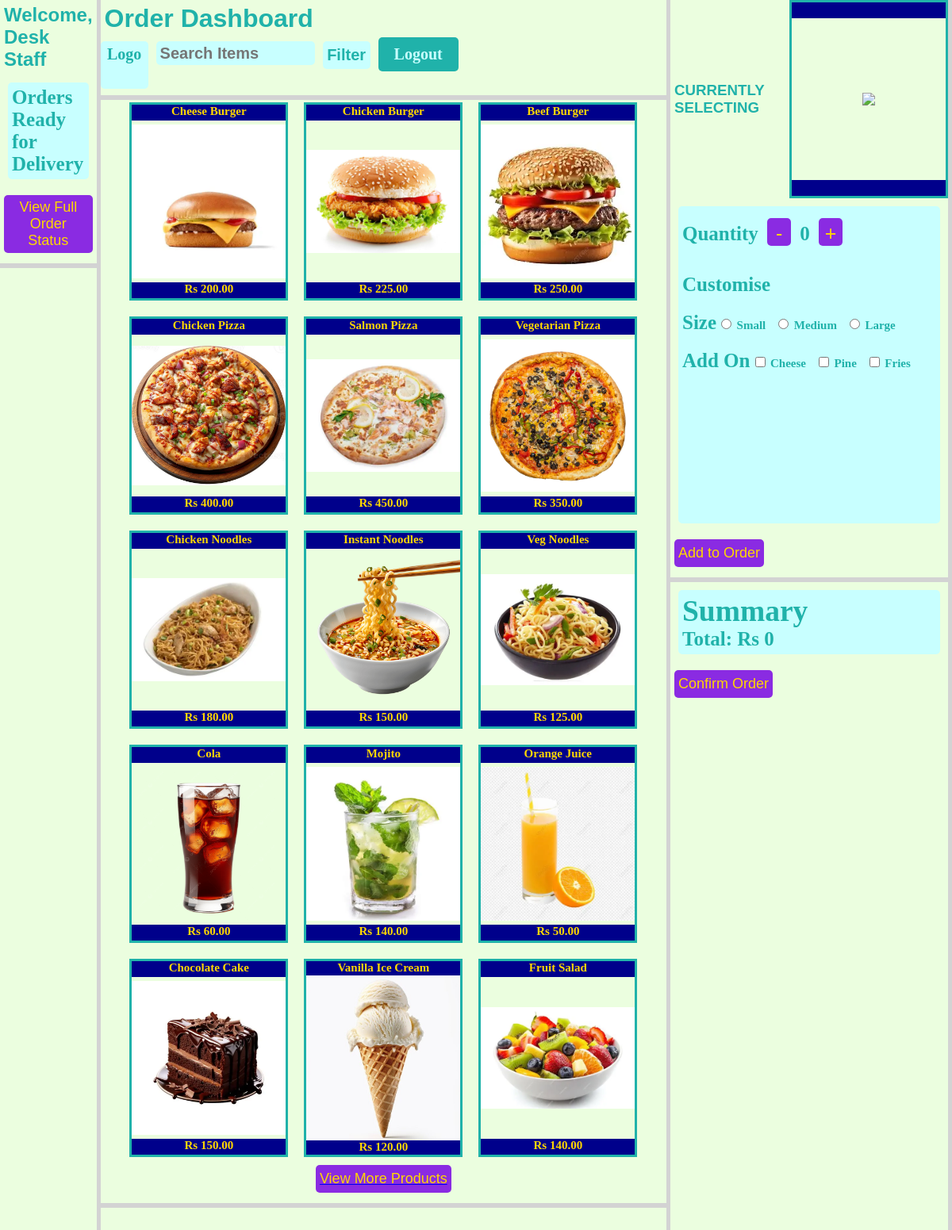
Screenshot of /pages/order_dashboard.php?page=4 (signed in) with the database file from the repository.
### tables this page shows
CREATE TABLE `products` (
  `p_id` int(10) NOT NULL AUTO_INCREMENT,
  `name` varchar(100) NOT NULL UNIQUE,
  `price` decimal(10,2) NOT NULL,
  `image` varchar(255) DEFAULT NULL,
  `category` enum('Burgers','Pizzas','Noodles','Drinks','Desserts') NOT NULL,

  PRIMARY KEY (`p_id`)

);

### pages/order_dashboard.php (the view, shortened to what this page needs)
<!DOCTYPE html>
<html>
  <head>
    <link rel="stylesheet" href="../css/order_dashboard.css">
    <link rel="stylesheet" href="../css/style.css">
  </head>
  <body>
    <div class="layout">
      <aside class="left_panel">
        <h2 id="welcome_staff">Welcome, Desk Staff</h2>
        <div id="completed_orders">
          Orders Ready for Delivery
        </div>
        <div id="view_order">
          <a href="order_status.php" target="_blank">
            <button>View Full Order Status</button>
          </a>
        </div>
        <hr class="horizontal_lines">
      </aside>
      <main class="middle_panel">
        <h1 class="page_title">Order Dashboard</h1>
        <div class="header">
          <div class="logo">
            Logo
          </div>
          <div class="search">
            <input type="text" name="search_item" placeholder="Search Items">
          </div>
          <div class="filter">
            <button id="filter_button">Filter</button>
          </div>
          <div class="logout">
            <a href="logout.php">Logout</a>
          </div>
        </div>
        <hr class="horizontal_lines">
        <div class="product_grid">
          <?php
          $imagePath = "../images/products/";
          if (isset($_GET['page'])) {
            $page_count = $_GET['page'];
          } else {
            $page_count = 1;
          }
          $limit = $page_count * 5;
          require "../php/configuration.php";
          $sql = "SELECT * FROM products
                  LIMIT $limit";
          $result = mysqli_query($conn, $sql);
          while ($row = mysqli_fetch_array($result)) {
            $product_id = $row['p_id'];
            $product_name = $row['name'];
            $product_price = $row['price'];
            $product_image = $row['image'];
          ?>
            <div class="product_cards" data-product-id="<?php echo $product_id; ?>">
              <div class="product_name"><?php echo $product_name ?></div>
              <div class="product_img"><img src="<?php echo $imagePath . $product_image ?>"></div>
              <div class="product_price">Rs <?php echo $product_price ?></div>
            </div>
          <?php
          };
          ?>
        </div>
        <?php
          $nextPage = $page_count + 1;
        ?>
        <a href="order_dashboard.php?page=<?php echo $nextPage; ?>">
          <div class="view_more">
            <button>View More Products</button>
          </div>
        </a>
        <hr class="horizontal_lines">
      </main>
      <aside class="right_panel">
        <div id="selected_product">
          <h3>CURRENTLY SELECTING</h3>
          <div class="product_cards">
            <div class="product_name" id="selected_name"></div>
            <div class="product_img" id="selected_img"><img src="#"></div>
            <div class="product_price" id="selected_price"></div>
          </div>
        </div>
        <div id="edit_product">
          <div id="quantity">
            Quantity
            <button class="qty_controls" id="decrease_btn">-</button>
            <span id="item_qty">0</span>
            <button class="qty_controls" id="increase_btn">+</button>
          </div>
          <div id="customise">
            Customise
            <div id="item_sizes">
              Size
              <input type="radio" name="item_size" class="item_size" id="small" value="Small">
              <label for="small">Small</label>
              <input type="radio" name="item_size" class="item_size" id="medium" value="Medium">
              <label for="medium">Medium</label>
              <input type="radio" name="item_size" class="item_size" id="large" value="Large">
              <label for="large">Large</label>
            </div>
            <div id="add_ons">
              Add On
              <input type="checkbox" name="add_on" class="add_on" id="cheese" value="Cheese">
              <label for="cheese">Cheese</label>
              <input type="checkbox" name="add_on" class="add_on" id="pine" value="Pine">
              <label for="pine">Pine</label>
              <input type="checkbox" name="add_on" class="add_on" id="fries" value="Fries">
              <label for="fries">Fries</label>
            </div>
          </div>
        </div>
        <div id="add_order">
          <button>Add to Order</button>
        </div>
        <hr class="horizontal_lines">
        <div id="summary">
          <h2>Summary</h2>
          <div id="total_cost">
            Total: Rs 0
          </div>
        </div>
        <button id="confirm_order">Confirm Order</button>
      </aside>
    </div>
  </body>
</html>

### css/order_dashboard.css (style rules this page uses)
.layout { display: flex; min-height: 100vh; }
.left_panel { max-width: 400px; height: 100vh; border-right: 5px solid lightgray; position: sticky; top: 0; }
#welcome_staff { font-family: Verdana, Geneva, Tahoma, sans-serif; color: lightseagreen; padding: 5px; }
#completed_orders { padding: 5px; margin: 10px; max-width: 300px; max-height: 500px; font-weight: bold; font-size: 25px; text-align: left; background-color: rgb(200, 255, 255); color: lightseagreen; border: none; border-radius: 5px; overflow-y: auto; }
#view_order { position: relative; }
.middle_panel { min-width: 50%; height: 100vh; border-right: 5px solid lightgray; overflow-y: auto; }
.page_title { font-family: Verdana, Geneva, Tahoma, sans-serif; color: lightseagreen; padding: 5px; }
.header { display: flex; gap: 10px; justify-content: left; }
.logo { padding: 5px; margin: 5px 0px; width: 60px; height: 60px; font-weight: bold; font-size: 20px; text-align: center; background-color: rgb(200, 255, 255); color: lightseagreen; border: none; border-radius: 5px; }
.search input { border: 3px solid; padding: 5px; margin: 5px 0px; width: 200px; height: 30px; font-weight: bold; font-size: 20px; text-align: left; background-color: rgb(200, 255, 255); color: lightseagreen; border: none; border-radius: 5px; }
.filter #filter_button { border: 3px solid; padding: 5px; margin: 5px 0px; width: 60px; height: 30px; font-weight: bold; font-size: 20px; text-align: center; background-color: rgb(200, 255, 255); color: lightseagreen; border: none; border-radius: 5px; transition: 0.2s; cursor: pointer; }
.logout a { display: inline-block; padding: 10px 20px; font-weight: bold; font-size: 20px; background-color: lightseagreen; color:rgb(200, 255, 255); border: none; border-radius: 5px; text-decoration: none; }
.product_grid { display: flex; flex-wrap: wrap; gap: 20px; justify-content:center; }
.product_cards { width: 200px; height: 250px; border: 3px solid lightseagreen; display: flex; flex-direction: column; cursor: pointer; }
.product_cards .product_img { flex: 1; display: flex; justify-content: center; align-items: center; }
.product_img img { max-width: 100%; max-height: 100%; object-fit: contain; }
.product_cards .product_name { height: 20px; text-align: center; font-weight: 600; font-size: 15px; background-color: darkblue; color: gold; }
.product_cards .product_price { height: 20px; text-align: center; font-weight: 600; font-size: 15px; background-color: darkblue; color: gold; }
.right_panel { flex: 1; border-right: 5px solid lightgray; height: 100vh; position: sticky; top: 0; }
#selected_product { display: flex; align-items: center; }
#selected_product h3 { width: 150px; font-family: Verdana, Geneva, Tahoma, sans-serif; color: lightseagreen; padding: 5px; }
#edit_product { padding: 5px; margin: 10px; max-width: 350px; height: 400px; font-weight: bold; font-size: 25px; text-align: left; background-color: rgb(200, 255, 255); color: lightseagreen; border: none; border-radius: 5px; }
#edit_product #quantity { padding: 0px 0px 25px 0px;; }
#edit_product #customise label { font-size: 15px; margin-right: 10px; cursor: pointer; }
#edit_product #customise #item_sizes { padding: 20px 0px; }
#summary { padding: 5px; margin: 10px; max-width: 600px; max-height: 400px; font-weight: bold; font-size: 25px; background-color: rgb(200, 255, 255); color: lightseagreen; border: none; border-radius: 5px; overflow-y: scroll; }
button { min-height: 35px; width: auto; margin: 10px 5px; padding: 5px; font-weight: 500; font-size: 18px; border: none; border-radius: 5px; color: gold; background-color: blueviolet; transition: 0.2s; cursor: pointer; }
.view_more { display: flex; justify-content: center; align-items: center; }
#add_order, #confirm_order { text-align: left; }
.qty_controls { font-size: 25px; width: 30px; height: 20px; }

### css/style.css (style rules this page uses)
* { box-sizing: border-box; margin: 0; padding: 0; }
.horizontal_lines { margin: 3px 0px; border: 3px solid lightgray; }
body { background-color: rgb(235, 254, 223); }

### rows the page displays
products: name "Cheese Burger", image (picture), price "200.00"
products: name "Chicken Burger", image (picture), price "225.00"
products: name "Beef Burger", image (picture), price "250.00"
products: name "Chicken Pizza", image (picture), price "400.00"
products: name "Salmon Pizza", image (picture), price "450.00"
products: name "Vegetarian Pizza", image (picture), price "350.00"
products: name "Chicken Noodles", image (picture), price "180.00"
products: name "Instant Noodles", image (picture), price "150.00"
products: name "Veg Noodles", image (picture), price "125.00"
products: name "Cola", image (picture), price "60.00"
products: name "Mojito", image (picture), price "140.00"
products: name "Orange Juice", image (picture), price "50.00"
products: name "Chocolate Cake", image (picture), price "150.00"
products: name "Vanilla Ice Cream", image (picture), price "120.00"
products: name "Fruit Salad", image (picture), price "140.00"
